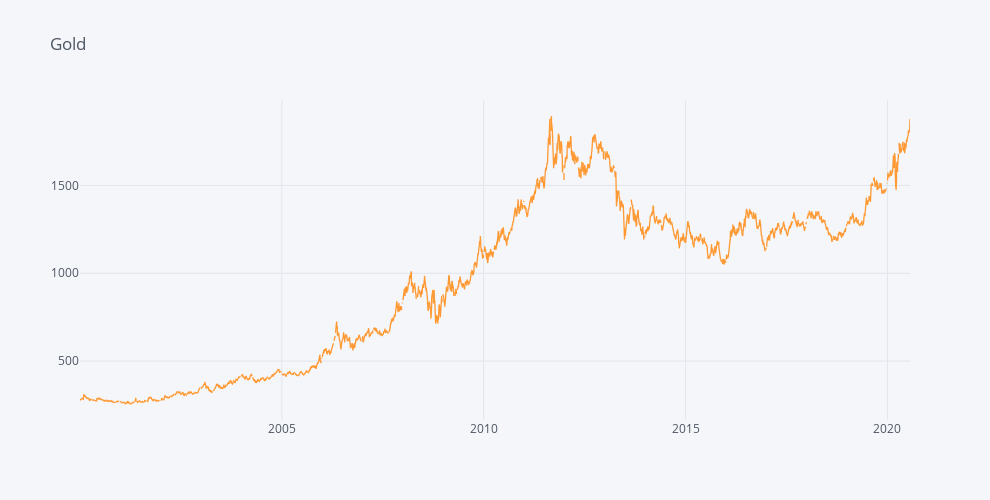

Notebook cell for this chart:
### Code cell
gold.iplot(dimensions=pa.dimensions, title='Gold')

### Figure 1 — Plotly figure (JSON) as saved in the notebook; plotly's stock layout.template omitted (floating-point values rounded to 4 significant figures; data arrays with more than 128 entries replaced by an {"elided": "..."} marker saying what was removed)
{"data": [{"line": {"color": "rgba(255, 153, 51, 1.0)", "dash": "solid", "shape": "linear", "width": 1.3}, "mode": "lines", "name": "GOLD", "text": "", "type": "scatter", "x": {"elided": "5364 str values"}, "y": {"elided": "5364 mixed values"}}], "layout": {"height": 500, "legend": {"bgcolor": "#F5F6F9", "font": {"color": "#4D5663"}}, "paper_bgcolor": "#F5F6F9", "plot_bgcolor": "#F5F6F9", "title": {"font": {"color": "#4D5663"}, "text": "Gold"}, "width": 990, "xaxis": {"autorange": true, "gridcolor": "#E1E5ED", "range": ["2000-01-03", "2020-07-23"], "showgrid": true, "tickfont": {"color": "#4D5663"}, "title": {"font": {"color": "#4D5663"}, "text": ""}, "type": "date", "zerolinecolor": "#E1E5ED"}, "yaxis": {"autorange": true, "gridcolor": "#E1E5ED", "range": [164.9, 1986.0], "showgrid": true, "tickfont": {"color": "#4D5663"}, "title": {"font": {"color": "#4D5663"}, "text": ""}, "type": "linear", "zerolinecolor": "#E1E5ED"}}}
